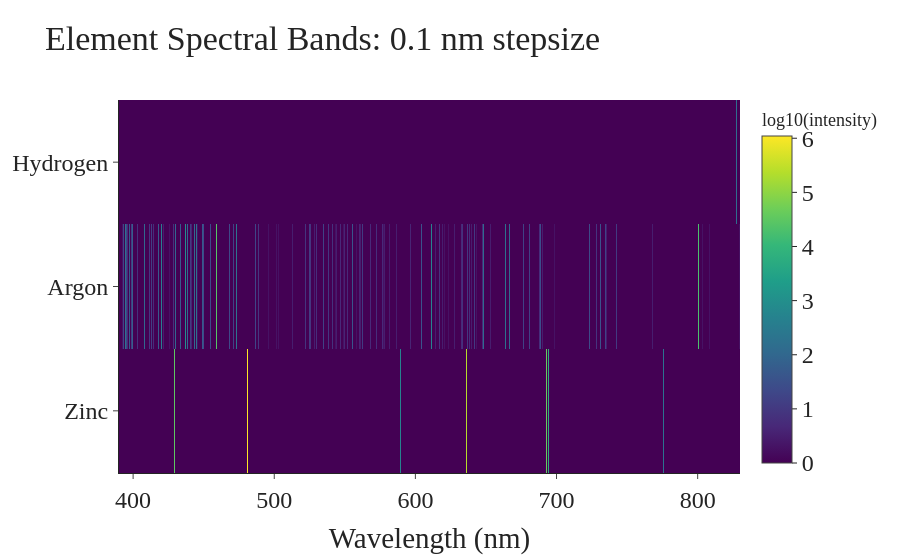

Here is the notebook cell this chart was saved with:
### Code cell
sd.heatmap(("Zn", "Ar", "H"))

### Figure 1 — Plotly figure (JSON) as saved in the notebook; plotly's stock layout.template omitted (floating-point values rounded to 4 significant figures; data arrays with more than 128 entries replaced by an {"elided": "..."} marker saying what was removed)
{"data": [{"colorbar": {"title": {"font": {"size": 18}, "side": "top", "text": "log10(intensity)"}}, "colorscale": [[0, "#440154"], [0.1111, "#482878"], [0.2222, "#3e4989"], [0.3333, "#31688e"], [0.4444, "#26828e"], [0.5556, "#1f9e89"], [0.6667, "#35b779"], [0.7778, "#6ece58"], [0.8889, "#b5de2b"], [1, "#fde725"]], "showscale": true, "type": "heatmap", "x": {"elided": "4401 float values"}, "y": ["Zinc", "Argon", "Hydrogen"], "z": {"elided": "3x4400 float values"}}], "layout": {"font": {"family": "Times New Roman", "size": 24}, "title": {"text": "Element Spectral Bands: 0.1 nm stepsize"}, "xaxis": {"automargin": true, "title": {"text": "Wavelength (nm)"}}}}
